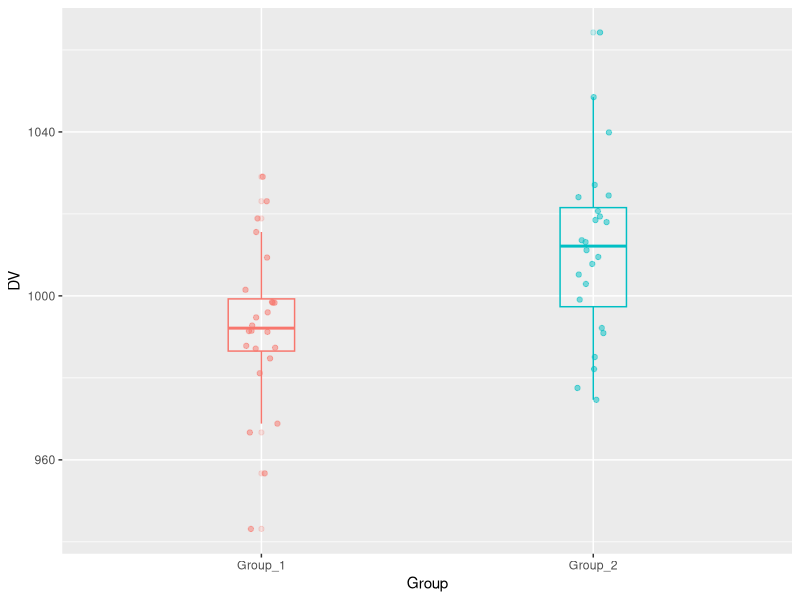
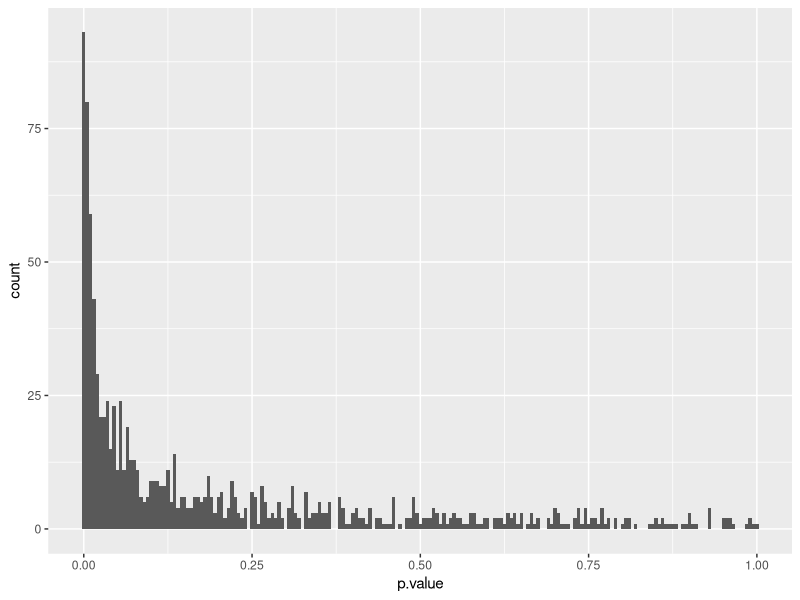
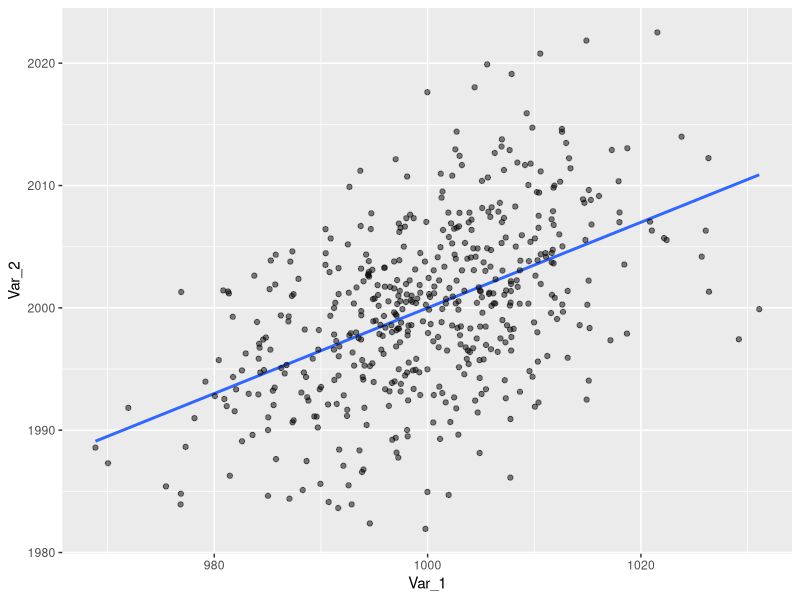
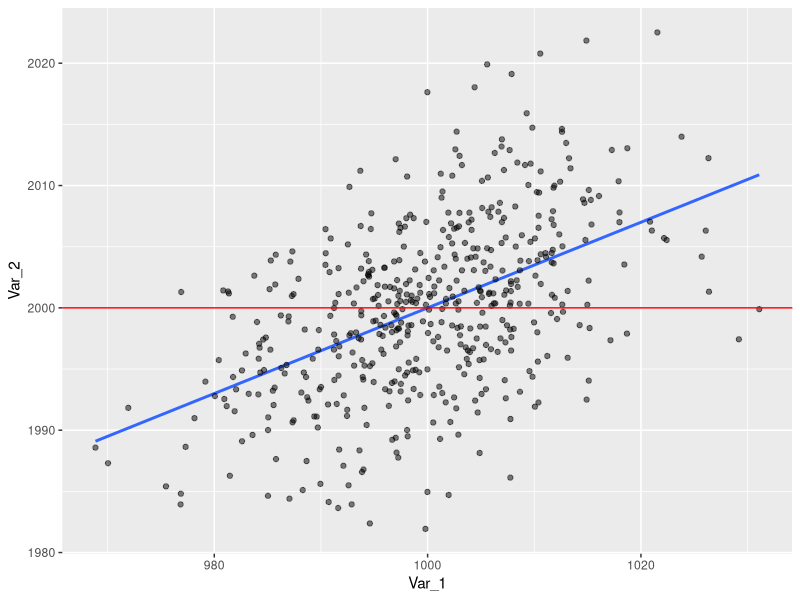
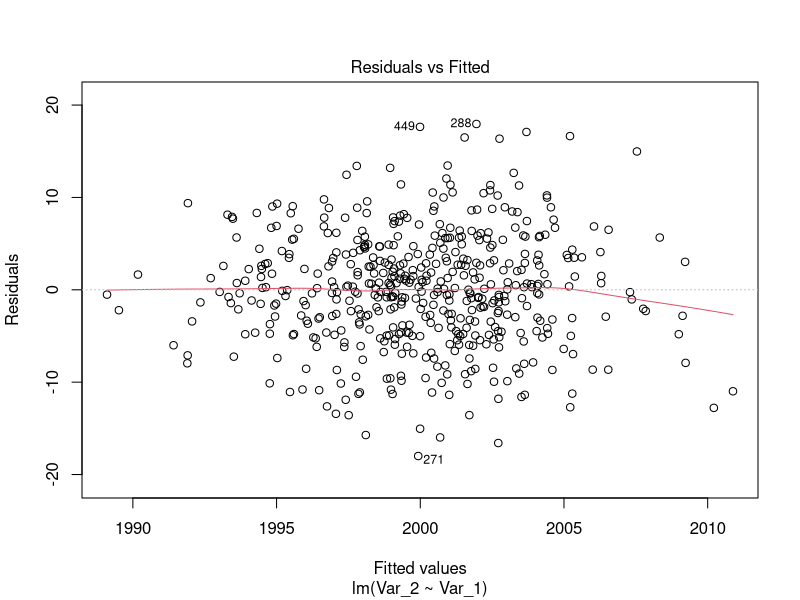
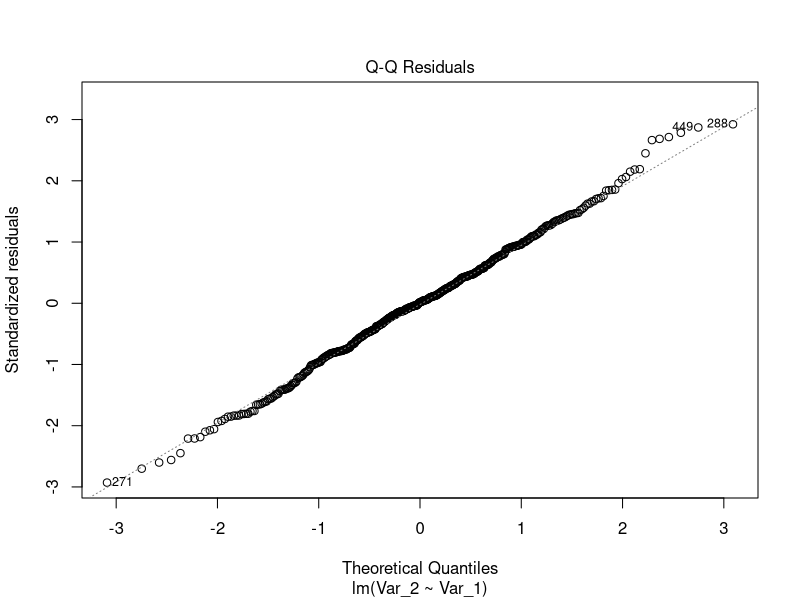
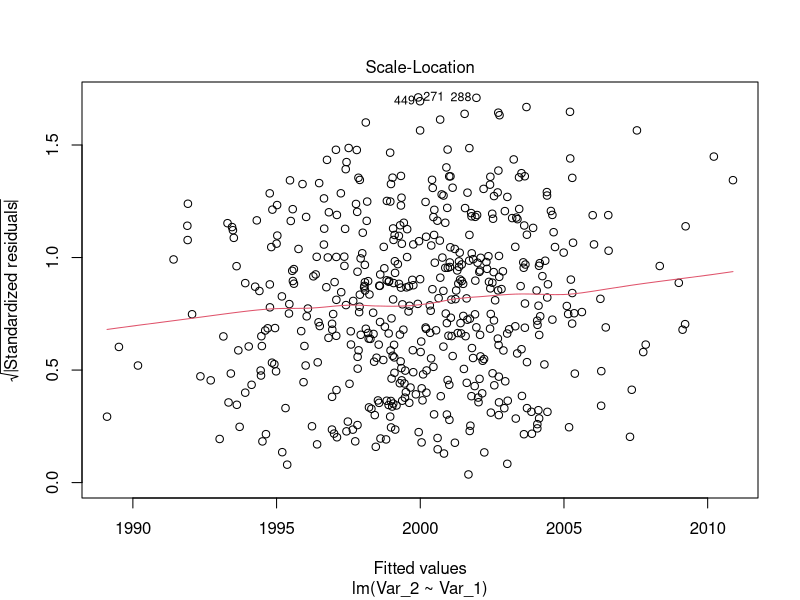
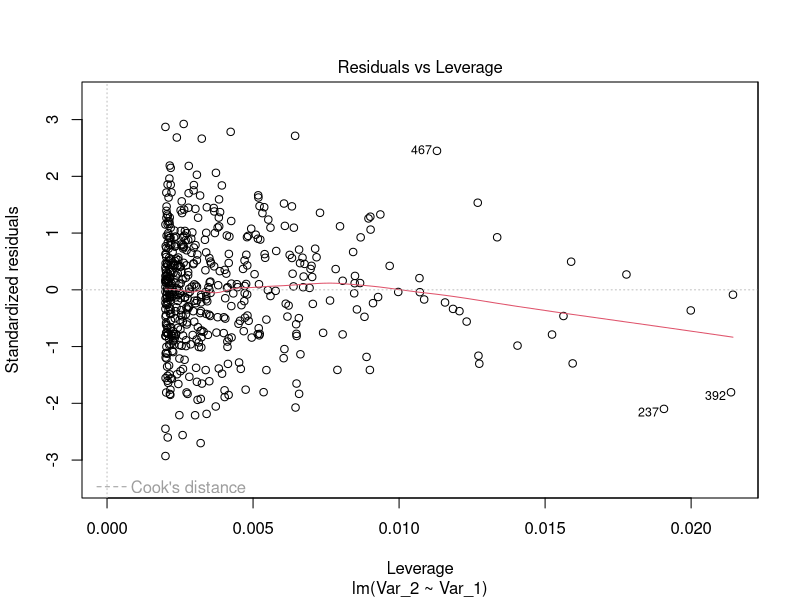

Write the R code that produced these figures, in order.
# Let's try to stick with just a couple of packages! ####
library(tidyverse)

# Initial slides about the point of the workshop - examples of how to teach
# basic stats methods in R and Python - in R I will cover data simulation,
# the basics of data viz, t-tests for determining the difference
# (as measured by one variable) between groups of people (for example), and 
# correlation and regression for determining the relatioship(s) between 
# variables 

# Data simulation - to determine the difference between two groups ####
# Our two groups will be labelled "Group_1" and "Group_2" with our measured
# or dependent variable labelled "DV"
# We will simulate our data such that the difference between our two
# populations is that of a "medium" effect size (Cohen's d = .5)

RNGversion("3.5")
set.seed(1233)
DV <- c(rnorm(24, 1000, 20), rnorm(24, 1010, 20))
Group <- factor((c(rep("Group_1", 24), rep("Group_2", 24))))
our_data <- tibble(Group, DV)

# Let's check our dataframe
str(our_data)

# This looks fine - our first variable (Group) is a factor while our second (DV)
# is a numerica variable

# First let's visualise using ggplot2

our_data %>% 
  ggplot(aes(x = Group, y = DV, colour = Group)) +
  geom_boxplot(alpha = .2, width = .2) +
  geom_jitter(alpha = .5, width = .05) +
  guides(colour = FALSE)

# As we can seem the median for Group_1 looks lower than the median for Group_2
# Let's determine whether this difference is statistically surprising

# t.test to compare the DV for Group_1 vs. Group_2 ####

group_1_data <- filter(our_data, Group == "Group_1")
group_2_data <- filter(our_data, Group == "Group_2")

t.test(group_1_data$DV, group_2_data$DV)

# So, with this dataset we can conclude there is a difference between our
# two groups as the p-value associated with the t-test is < .005

# PETER - NOT SURE IF THIS WOULD BE USEFUL OR NOT BUT I COULD DEMONSTRATE
# WHAT WOULD HAPPEN IF WE SIMULATED THE SAME EXPERIMENT 1000 TIMES
# AND DETERMINED OVER THE 1000 EXPERIMENTS THE NUMBER OF TIMES WE WOULD
# FIND A STATISTICAL DIFFERENCE BETWEEN THE GROUPS - IT'S A NICE WAY TO 
# ILLUSTRATE SAMPLING ERROR

library(broom)

RNGversion("3.5")
all_data <- NULL

for (i in 1:1000) {
  set.seed(1233 + i)
  DV <- c(rnorm(24, 1000, 20), rnorm(24, 1010, 20))
  Group <- factor((c(rep("Group_1", 24), rep("Group_2", 24))))
  our_data <- tibble(Group, DV, i)
  all_data <- rbind(all_data, our_data)
}

all_results <- NULL

for (n in 1:1000) {
  group_1_data <- filter(all_data, Group == "Group_1", i == n)
  group_2_data <- filter(all_data, Group == "Group_2", i == n)
  
  result <- tidy(t.test(group_1_data$DV, group_2_data$DV))
  all_results <- rbind(all_results, result)
}

all_results %>% 
  ggplot(aes(x = p.value)) + geom_histogram(binwidth = .005)

nrow(filter(all_results, p.value > .05))

# so 589 out of our 1000 simulations fail to detect the difference even though
# one is present in the population

# I CAN EASILY DELETE THE ABOVE BIT DEMONSTRATING SAMPLING ERROR IF YOU THINK
# IS TOO MUCH - I LIKE IT THOUGH AS IT'S A NICE WAY TO ILLUSTRATE THE CONCEPT
# VIA SIMULATION

# Now let's look at the relationship between 2 variables ####
# We need to load the MASS package to use the mvrnorm() function - this allows
# to sample from a multivariate distribution

library(MASS)

# Sample size is n
n <- 500

# A vector of means of our two variables
mu <- c(1000, 2000) 

# Covariance of our 2 variables is equal to Pearson's R * SD_var1 * 
# SD_var2. If we know the variance for each of our variables we can 
# calculate the sd. We can then use these values to work out the
# covariance we need for any particular Pearson's r value

# For the below example to give us a Pearson's r of .5 and variance for
# var1 = 100, and variance of var2 = 50 we have covariance = .5 *
# sqrt(100) * sqrt(50) which gives us 35.35534 - let's call is 35
myr <- 35

# The 2 x 2 covariance matrix where we have the variance of variable 1, 
# the covariance of variables 1 and 2, the covariance of variables 1
# and 2 and the variance of variable 2
mysigma <- matrix(c(100, myr, myr, 50), 2, 2) 

RNGversion("3.5")
set.seed(1234)
my_data <- (mvrnorm(n, mu, mysigma, empirical = TRUE))
colnames(my_data) <- c("Var_1", "Var_2")
my_data <- as_tibble(my_data)

write_csv(my_data, "mv_data.csv")

# Let's visualise the data first ####


my_data %>%
  ggplot(aes(x = Var_1, y = Var_2)) + 
  geom_smooth(method = "lm", se = FALSE) +
  geom_point(alpha = .5)

# We can see there is a positive relationship between our two variables
# But how can we determine whether the line we have drawn is a good model for
# our data?

# We can compare the 'fit' of this line (which is a regression line) to the 
# 'fit' of our mean (which is really just another model) to our data.

# We can add the mean as a line to our visualisation

mean(my_data$Var_2)

# Our mean is 2000 so we plot a horizontal line using geom_hline() through the
# point 2000 on the y-axis

my_data %>%
  ggplot(aes(x = Var_1, y = Var_2)) + 
  geom_smooth(method = "lm", se = FALSE) +
  geom_point(alpha = .5) +
  geom_hline(aes(yintercept = 2000), colour = "red")

# Now let's build two models - the first where the mean of Var_1 is the model of 
# Var_2, and the second where we have each point on Var_1 predicting its 
# partner point on Var_2

model_1 <- lm(Var_2 ~ 1 , data = my_data)
model_2 <- lm(Var_2 ~ Var_1, data = my_data)

# We can use the anova() funciton ot compare the two models to each other to 
# determine what one is the better fit to the data

anova(model_1, model_2)

# If the difference in the models' fit is statistically significant, we can 
# see that in the F-ratio and the p-value.  The lower the Residual Sum of 
# Square (RSS), the better the fit to the data.  We can see from the above
# that model_2 is a better fit to the data than just using the mean as a model.

# We can get the output of the linear model below - we see that if Var_1 were
# to equal 0, the regression line would intercept the y-axis at about 165.
# For every incease in Var_1, the increase in Var_2 is .35.
# The R-squared value tells us that about 25% of the variability in Var_2 is
# accounted for by Var_1.

summary(model_2)

# We also need to build some diagnostice plots ####
# Linear models are built on a nunber of assumptions - violation of these
# can weaken what we can conclude from the model.

plot(model_2)

# For the Residuas vs. Fitted plot, we expect to see a scattered distribution
# Non-linear relationships beteen our variables would be evident from this
# plot showing a 'shape'.  One of the assumptions of a linear model is that
# the relationship between the variables we want to model is linear - not
# much good trying to fit a linear model when this isn't the case!

# One of the key assumptions of a linear model is that the residuals (error) is
# normally distributed - the easiest way to explore this is to look at a Q-Q 
# plot - you should see the points fall on the diagonal if the residuals are
# normally distributed.

# The scale-location plot should look like a scattered distribution meaning that 
# the fit of the model doesn't really change for different values -
# ideally, the red line should be horizontal and through 0.

# For the residuals vs leverage plot, we shouldn't see any points outside
# Cook's distance (dashed red line).  If we do, then those points are having
# an unduly highly influence on our model and we may want to consider removing
# them - or fit a different type of regression model. 

# PETER - COULD ALSO ADD AN EXAMPLE WITH MORE THAN TWO VARIABLES TO DEMONSRATE
# MULTIPE LINEAR REGRESSION - LET ME KNOW IF I SHOULD PUT THAT IN - IT'S EASY
# ENOUGH TO DO
